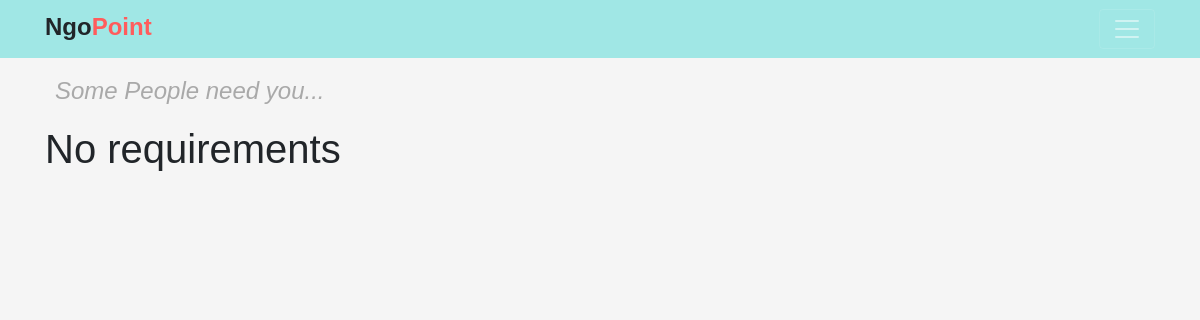
The app's page /, older data.
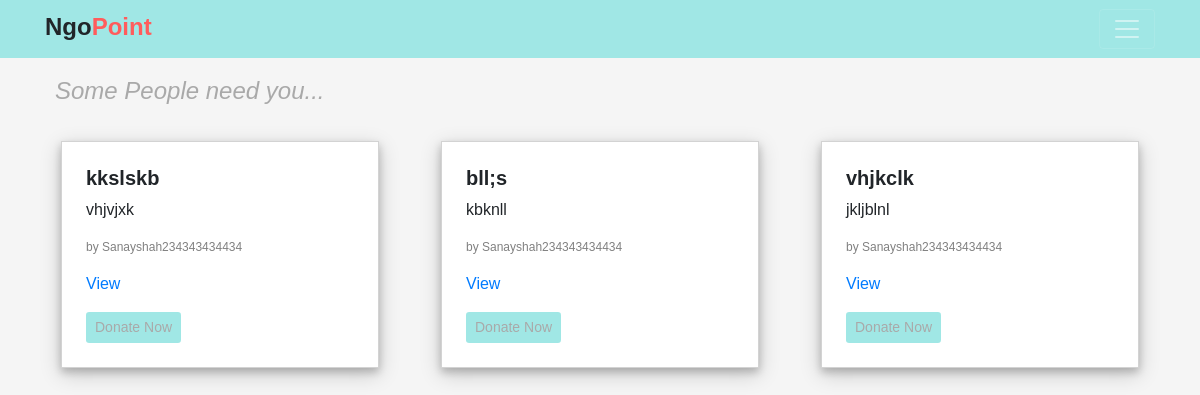
The same page, newer data.
### ngo_requirements/models.py (models this page shows)
class Requirement(models.Model):
    requirement_heading=models.CharField(max_length=300,default='')
    requirement_content=models.TextField()
    ngo = models.ForeignKey(Ngo, on_delete=models.CASCADE, default='')
    date_posted =models.DateTimeField(default=timezone.now)
    class Meta:
        ordering=['-date_posted']

class Ngo(models.Model):
    user = models.OneToOneField(User,on_delete=models.CASCADE,default='')
    def __str__(self):
        return f"{self.user.username}"

### ngo_requirements/views.py (the view)
# urls.py: 2. Add a URL to urlpatterns:  path('', views.home, name='home')
def home(request):
    requirements = Requirement.objects.all()
    context={
        'requirements':requirements,
    }
    return render(request,'ngo_requirements/home.html',context)

### ngo_requirements/templates/ngo_requirements/home.html (shortened to what this page needs)
{% extends 'ngo_requirements/base.html' %}
{% load static %}
{% block content %}
{% include 'ngo_requirements/navbar.html' %}
    <div class="container">
        <p class="title">Some People need you...</p>
        {% if requirements %}
        <div class="row">
        {% for r in requirements %}
                    <div class="col-12 col-sm-6 col-md-4">
                        <div class="m-3 p-4 requirement-container">
                            <h5><b>{{r.requirement_heading}}</b></h5>
                            <p>{{r.requirement_content}}</p>
                            <div class="row"><div class="col-12"><p class='by'>by {{r.ngo}}</p></div></div>
                            <div class="row"><div class="col-12"><a href="" ><p>View</p></a></div></div>
                            <button class="btn btn-sm ">Donate Now</button>
                        </div>
                    </div>
        {% endfor %}
        </div>
        {% else %}
        <h1>No requirements</h1>
        {% endif %}
    </div>
 {% endblock content %}

Row changes from the older to the newer data that the page shows:
added Requirement: requirement_heading "kkslskb", requirement_content "vhjvjxk", ngo "Sanayshah234343434434"
added Requirement: requirement_heading "bll;s", requirement_content "kbknll", ngo "Sanayshah234343434434"
added Requirement: requirement_heading "vhjkclk", requirement_content "jkljblnl", ngo "Sanayshah234343434434"
Text that changed along with them:
text no longer shown: "No requirements"
